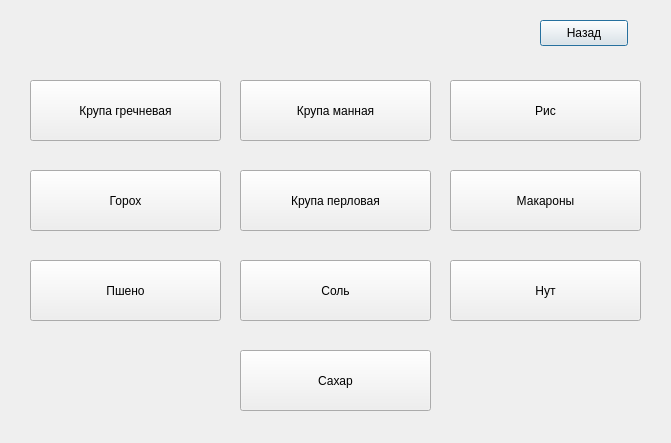
<?xml version="1.0" encoding="UTF-8"?>
<ui version="4.0">
 <class>cereals</class>
 <widget class="QDialog" name="cereals">
  <property name="geometry">
   <rect>
    <x>0</x>
    <y>0</y>
    <width>671</width>
    <height>443</height>
   </rect>
  </property>
  <property name="windowTitle">
   <string>Крупы</string>
  </property>
  <widget class="QPushButton" name="pushButton">
   <property name="geometry">
    <rect>
     <x>540</x>
     <y>20</y>
     <width>88</width>
     <height>26</height>
    </rect>
   </property>
   <property name="text">
    <string>Назад</string>
   </property>
  </widget>
  <widget class="QPushButton" name="pushButton_2">
   <property name="geometry">
    <rect>
     <x>450</x>
     <y>80</y>
     <width>191</width>
     <height>61</height>
    </rect>
   </property>
   <property name="text">
    <string>Рис</string>
   </property>
  </widget>
  <widget class="QPushButton" name="pushButton_3">
   <property name="geometry">
    <rect>
     <x>450</x>
     <y>170</y>
     <width>191</width>
     <height>61</height>
    </rect>
   </property>
   <property name="text">
    <string>Макароны</string>
   </property>
  </widget>
  <widget class="QPushButton" name="pushButton_4">
   <property name="geometry">
    <rect>
     <x>30</x>
     <y>170</y>
     <width>191</width>
     <height>61</height>
    </rect>
   </property>
   <property name="text">
    <string>Горох</string>
   </property>
  </widget>
  <widget class="QPushButton" name="pushButton_5">
   <property name="geometry">
    <rect>
     <x>30</x>
     <y>80</y>
     <width>191</width>
     <height>61</height>
    </rect>
   </property>
   <property name="text">
    <string>Крупа гречневая</string>
   </property>
  </widget>
  <widget class="QPushButton" name="pushButton_6">
   <property name="geometry">
    <rect>
     <x>240</x>
     <y>80</y>
     <width>191</width>
     <height>61</height>
    </rect>
   </property>
   <property name="text">
    <string>Крупа манная</string>
   </property>
  </widget>
  <widget class="QPushButton" name="pushButton_7">
   <property name="geometry">
    <rect>
     <x>30</x>
     <y>260</y>
     <width>191</width>
     <height>61</height>
    </rect>
   </property>
   <property name="text">
    <string>Пшено</string>
   </property>
  </widget>
  <widget class="QPushButton" name="pushButton_8">
   <property name="geometry">
    <rect>
     <x>450</x>
     <y>260</y>
     <width>191</width>
     <height>61</height>
    </rect>
   </property>
   <property name="text">
    <string>Нут</string>
   </property>
  </widget>
  <widget class="QPushButton" name="pushButton_9">
   <property name="geometry">
    <rect>
     <x>240</x>
     <y>170</y>
     <width>191</width>
     <height>61</height>
    </rect>
   </property>
   <property name="text">
    <string>Крупа перловая</string>
   </property>
  </widget>
  <widget class="QPushButton" name="pushButton_10">
   <property name="geometry">
    <rect>
     <x>240</x>
     <y>350</y>
     <width>191</width>
     <height>61</height>
    </rect>
   </property>
   <property name="text">
    <string>Сахар</string>
   </property>
  </widget>
  <widget class="QPushButton" name="pushButton_11">
   <property name="geometry">
    <rect>
     <x>240</x>
     <y>260</y>
     <width>191</width>
     <height>61</height>
    </rect>
   </property>
   <property name="text">
    <string>Соль</string>
   </property>
  </widget>
 </widget>
 <resources/>
 <connections/>
</ui>
